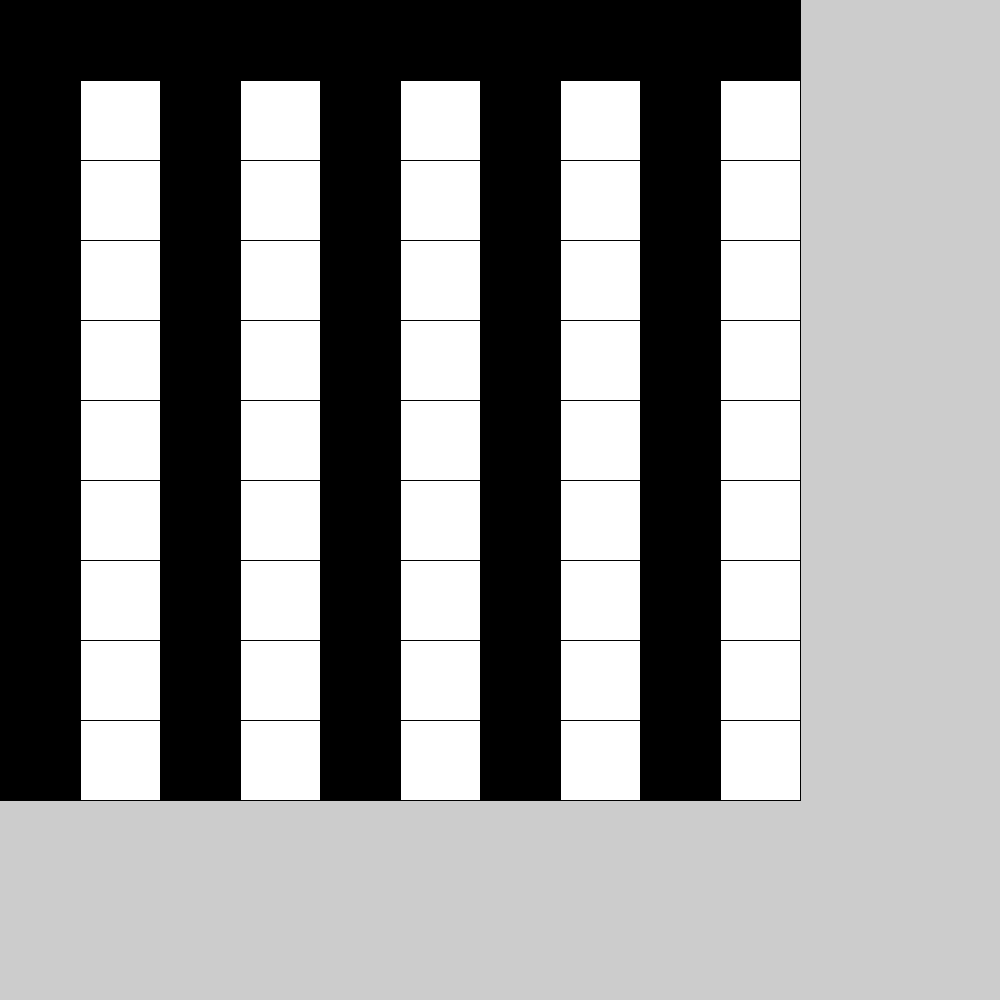
Frame 1 (no input)
Frame 60 (the mouse pressed at the canvas centre just before this capture): identical to frame 1, image omitted
Frame 120 (the mouse held since frame 60 and released just before this capture): identical to frame 1, image omitted

The Processing sketch that drew this single still picture (run headless with seeded random() and noise(); from frame 60 on, the mouse is pressed at the canvas centre):

// Processing sketch: sauteed_teriyaki
// ── sauteed_teriyaki.pde
boolean jobsDone = true;

void setup()
{
    size(1000,1000);
    drawGrid(10, 10, 80);
    
    if (isJobDone())
    {
        println("Job's done!"); 
    }
}

void draw() {

}

boolean isJobDone()
{
    return jobsDone;    
}


void drawGrid(int numberOfHorizontalCells, int numberOfVerticalCells, int cellSideLength)
{
    for (int x = 0; x < numberOfHorizontalCells; x++)
 {   
        for (int y = 0; y < numberOfVerticalCells; y++)
        {
         //kan se problemet ligger i at hele første række vil give modulos 0 og derfor farve sort. ved ikke hvordan man retter.
            if (x % 2 == 0 && y % 2 == 0)
            {
             
                fill(0);
              
            
            }else if (x % 2==1 && y % 2 == 1 ){
              
                fill(255);
              
            }
            rect(x * cellSideLength, y * cellSideLength, cellSideLength, cellSideLength);  
            
        }
    }
}
